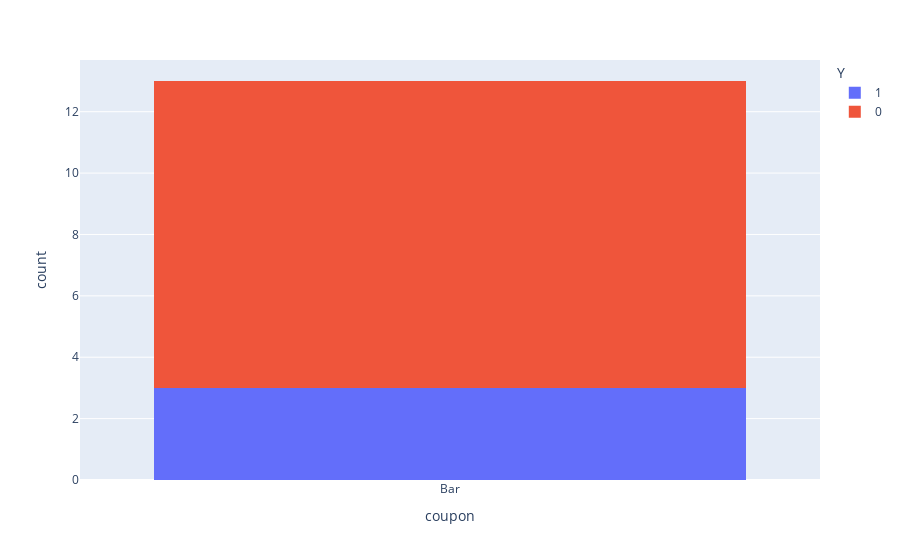

The notebook cell this image was saved under:
### Markdown cell above
2. What proportion of bar coupons were accepted?

### Code cell
#Generate histogram where x-axis is shows "Bar" variable grouped by "Y" (counts Y=0, "No", and Y=1, "Yes", within bar coupons) 
px.histogram(BarOnlyDF, x="coupon", color="Y")

### Figure 1 — Plotly figure (JSON) as saved in the notebook; plotly's stock layout.template omitted (floating-point values rounded to 4 significant figures)
{"data": [{"alignmentgroup": "True", "bingroup": "x", "hovertemplate": "Y=1<br>coupon=%{x}<br>count=%{y}<extra></extra>", "legendgroup": "1", "marker": {"color": "#636efa", "pattern": {"shape": ""}}, "name": "1", "offsetgroup": "1", "orientation": "v", "showlegend": true, "type": "histogram", "x": ["Bar", "Bar", "Bar"], "xaxis": "x", "yaxis": "y"}, {"alignmentgroup": "True", "bingroup": "x", "hovertemplate": "Y=0<br>coupon=%{x}<br>count=%{y}<extra></extra>", "legendgroup": "0", "marker": {"color": "#EF553B", "pattern": {"shape": ""}}, "name": "0", "offsetgroup": "0", "orientation": "v", "showlegend": true, "type": "histogram", "x": ["Bar", "Bar", "Bar", "Bar", "Bar", "Bar", "Bar", "Bar", "Bar", "Bar"], "xaxis": "x", "yaxis": "y"}], "layout": {"barmode": "relative", "legend": {"title": {"text": "Y"}, "tracegroupgap": 0}, "margin": {"t": 60}, "xaxis": {"anchor": "y", "domain": [0, 1], "title": {"text": "coupon"}}, "yaxis": {"anchor": "x", "domain": [0, 1], "title": {"text": "count"}}}}
